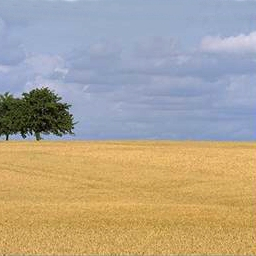
#> input picture Databases/MIT_split/test/Opencountry/land359.jpg, 256 x 256 px, given in place of art582.jpg, which was not available
$ jupyter execute --allow-errors BagofVisualWords.ipynb   (text cells are left out)
#> lines starting #> are read from the running program, lines starting #| are printed output that depends on the picture; pictures that were not available may be replaced by others from this repository, and a replacement may not be noted
[cell 1]
from __future__ import print_function
import cv2
import numpy as np

try:
   import cPickle as pickle # Python 2
except:
   import pickle # Python 3

from sklearn.cluster import MiniBatchKMeans
from sklearn.neighbors import KNeighborsClassifier
from sklearn.decomposition import PCA
from sklearn.discriminant_analysis import LinearDiscriminantAnalysis
from sklearn.preprocessing import Normalizer, PowerTransformer, MinMaxScaler
import time
from matplotlib import pyplot as plt
from sklearn.model_selection import StratifiedKFold
from sklearn.model_selection import GridSearchCV

[cell 2]
try:
    train_images_filenames = pickle.load(open('train_images_filenames.dat','r'))
#> (reads Week2/bovw/train_images_filenames.dat from the repository)
    test_images_filenames = pickle.load(open('test_images_filenames.dat','r'))
    train_labels = pickle.load(open('train_labels.dat','r'))
    test_labels = pickle.load(open('test_labels.dat','r'))
except:
    train_images_filenames = pickle.load(open('train_images_filenames.dat','rb'))
    test_images_filenames = pickle.load(open('test_images_filenames.dat','rb'))
#> (reads Week2/bovw/test_images_filenames.dat from the repository)
    train_labels = pickle.load(open('train_labels.dat','rb'))
#> (reads Week2/bovw/train_labels.dat from the repository)
    test_labels = pickle.load(open('test_labels.dat','rb'))
#> (reads Week2/bovw/test_labels.dat from the repository)
#> further down, ima is the input picture: shape (256, 256, 3); mean B, G, R 145.4, 163.4, 174.7
#> `gray=cv2.cvtColor(ima,cv2.COLOR_BGR2GRAY)`:
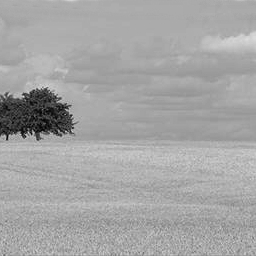
#> gray: shape (256, 256); min 1, max 224, mean 164.7
#> after the loop `for height in range(0, ima.shape[0], height_block):`: descriptors = 1024 items
#> pass 2 of the loop `for filename,labels in zip(train_images_filenames,train_labels):`:
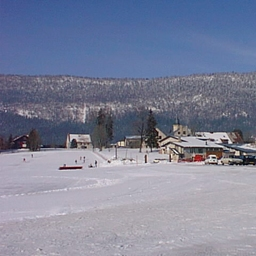
#> input picture Databases/MIT_split/test/Opencountry/land412.jpg, 256 x 256 px, given in place of cdmc276.jpg, which was not available
#> ima is the input picture: shape (256, 256, 3); mean B, G, R 153.2, 130.6, 125
#> `gray=cv2.cvtColor(ima,cv2.COLOR_BGR2GRAY)`:
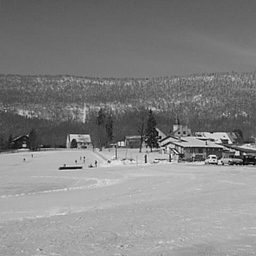
#> gray: shape (256, 256); min 2, max 252, mean 131.5

[cell 3]
train_images_filenames[12]

[cell 4]
print (set(train_labels))

[cell 5]
SIFTdetector = cv2.xfeatures2d.SIFT_create(nfeatures=900)
start = time.time()

[cell 6]
norm = "minmax" #Valid norms: l1, l2, max, power, minmax

if norm == "power":
    transformer = PowerTransformer() # Defaults to ’yeo-johnson’ method
                                                 # (Not working with scikit 0.20.4 because of a bug)
elif norm == "minmax":
    transformer = MinMaxScaler() # Defaults to 0-1 range
else: # l1, l2 or max
    try:
        transformer = Normalizer(norm=norm)
    except:
        print("Invalid norm. Using L2 instead")
        transformer = Normalizer(norm="l2")

[cell 7]
level = 1
level = 2**(level-1)

[cell 8]
Train_descriptors = []
Train_label_per_descriptor = []

#> (the rest of this cell did not finish here and is left out)

[cell 9]
# Adapt GT
gt_classes = np.zeros((len(train_labels)))
#> gt_classes = 1881 values from 0 to 0
for i in range (len(train_labels)):
    if train_labels[i] == 'Opencountry':
        gt_classes[i] = 0
    elif train_labels[i] == 'coast':
        gt_classes[i] = 1
    elif train_labels[i] == 'forest':
        gt_classes[i] = 2
    elif train_labels[i] == 'highway':
        gt_classes[i] = 3
    elif train_labels[i] == 'inside_city':
        gt_classes[i] = 4
    elif train_labels[i] == 'mountain':
        gt_classes[i] = 5
    elif train_labels[i] == 'street':
        gt_classes[i] = 6
    elif train_labels[i] == 'tallbuilding':
        gt_classes[i] = 7
#> after the loop, gt_classes = 1881 values from 0 to 7

[cell 10]
#Standard SCaler
from sklearn import preprocessing


min_max_scaler = preprocessing.MinMaxScaler()
#> (the rest of this cell did not finish here and is left out)

[cell 11]
# SVM
from sklearn.svm import SVC

svm_clf = SVC(kernel='linear')
#> (the rest of this cell did not finish here and is left out)

#> (a cell that did not finish here is left out)

[cell 13]
Test_descriptors = []
#> (the rest of this cell did not finish here and is left out)

#> (a cell that did not finish here is left out)

[cell 15]
# create test labels classes
gt_classes_test = np.zeros((len(test_labels)))
for i in range (len(test_labels)):
    if test_labels[i] == 'Opencountry':
        gt_classes_test[i] = 0
    elif test_labels[i] == 'coast':
        gt_classes_test[i] = 1
    elif test_labels[i] == 'forest':
        gt_classes_test[i] = 2
    elif test_labels[i] == 'highway':
        gt_classes_test[i] = 3
    elif test_labels[i] == 'inside_city':
        gt_classes_test[i] = 4
    elif test_labels[i] == 'mountain':
        gt_classes_test[i] = 5
    elif test_labels[i] == 'street':
        gt_classes_test[i] = 6
    elif test_labels[i] == 'tallbuilding':
        gt_classes_test[i] = 7
